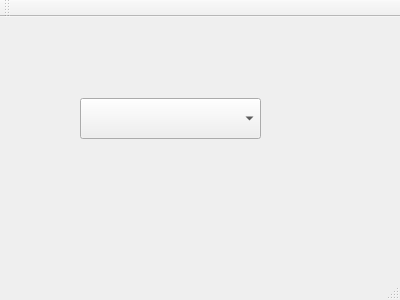
<?xml version="1.0" encoding="UTF-8"?>
<ui version="4.0">
 <class>MainWindow</class>
 <widget class="QMainWindow" name="MainWindow">
  <property name="geometry">
   <rect>
    <x>0</x>
    <y>0</y>
    <width>400</width>
    <height>300</height>
   </rect>
  </property>
  <property name="windowTitle">
   <string>QComboBox</string>
  </property>
  <widget class="QWidget" name="centralWidget">
   <widget class="QComboBox" name="comboBox">
    <property name="geometry">
     <rect>
      <x>80</x>
      <y>81</y>
      <width>181</width>
      <height>41</height>
     </rect>
    </property>
   </widget>
  </widget>
  <widget class="QMenuBar" name="menuBar">
   <property name="geometry">
    <rect>
     <x>0</x>
     <y>0</y>
     <width>400</width>
     <height>23</height>
    </rect>
   </property>
  </widget>
  <widget class="QToolBar" name="mainToolBar">
   <attribute name="toolBarArea">
    <enum>TopToolBarArea</enum>
   </attribute>
   <attribute name="toolBarBreak">
    <bool>false</bool>
   </attribute>
  </widget>
  <widget class="QStatusBar" name="statusBar"/>
 </widget>
 <layoutdefault spacing="6" margin="11"/>
 <resources/>
 <connections/>
</ui>
